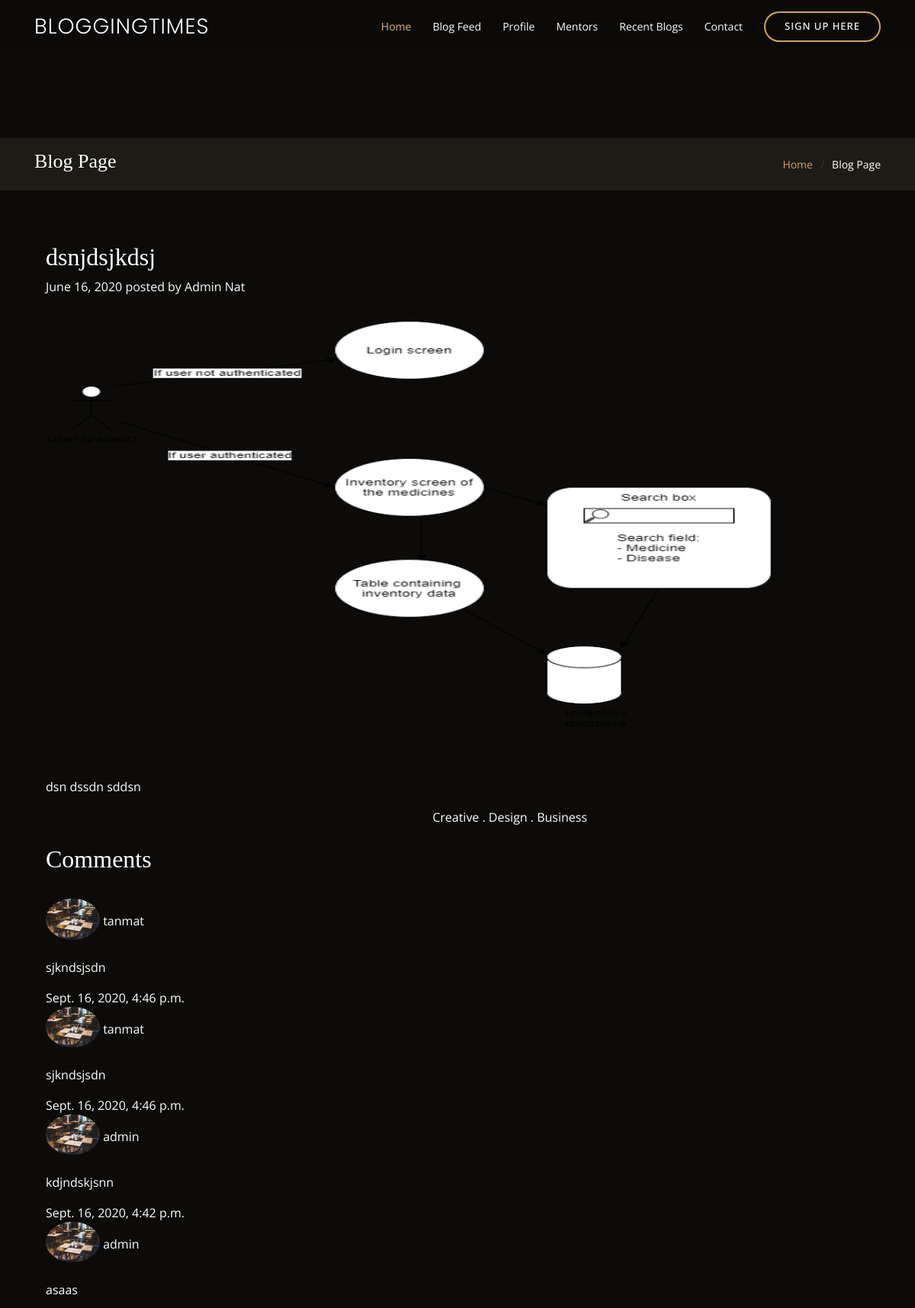
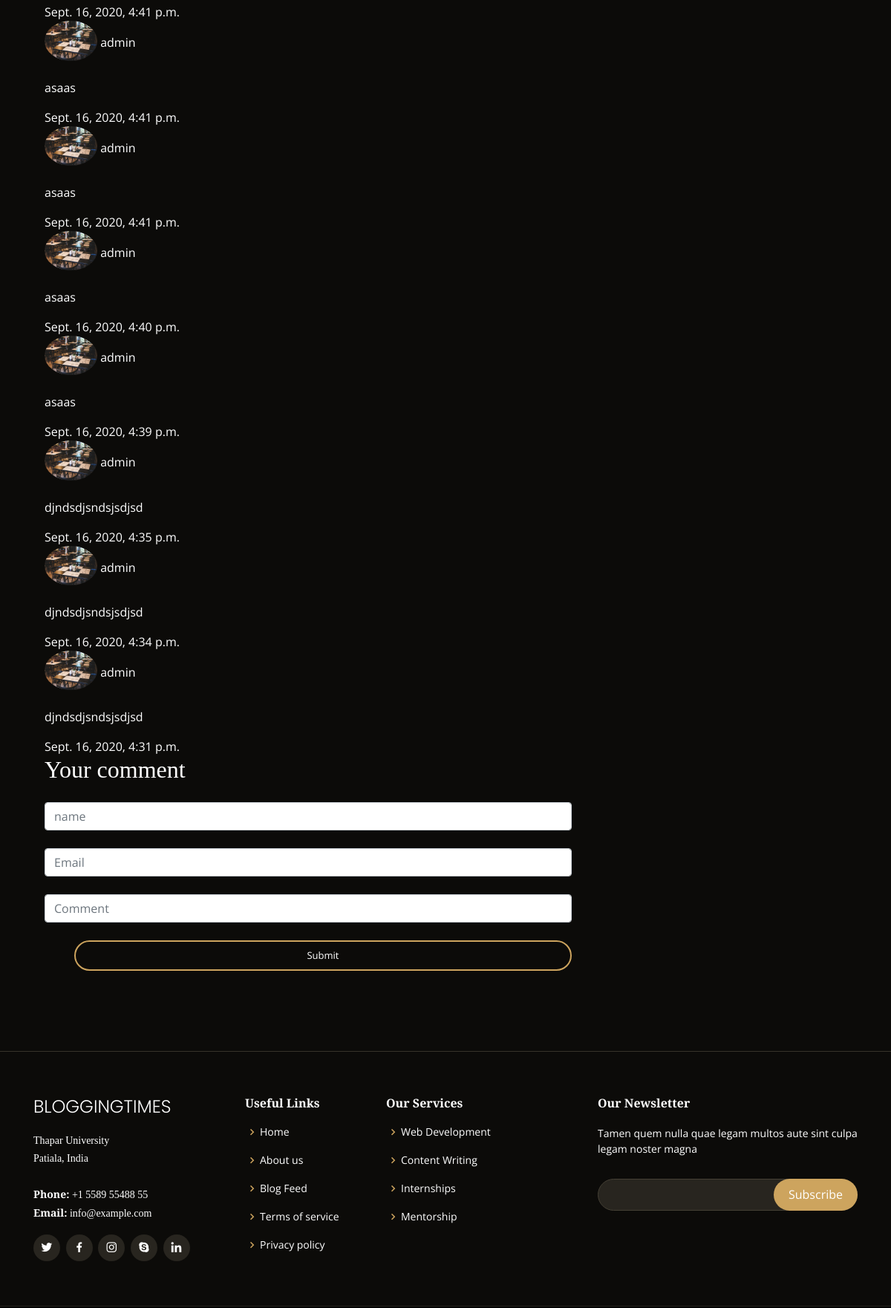
The app's page /post/4/ (upper part) with its own data (2 pictures, top to bottom).
### blog/models.py (models this page shows, shortened)
class Post(models.Model):
    title = models.CharField(max_length=100)
    thumnail_image=models.ImageField()
    main_img=models.ImageField(null=True)
    content = RichTextField(blank=True, null=True)
    date_posted = models.DateTimeField(auto_now_add=True)
    author = models.ForeignKey(User, on_delete=models.CASCADE)
    passed_by_mentor=models.BooleanField(default=False)

class comment(models.Model):
    post=models.ForeignKey(Post,on_delete=models.CASCADE,related_name='coments')
    name=models.CharField(max_length=180)
    email=models.EmailField()
    body=models.TextField()
    created_on=models.DateTimeField(auto_now_add=True)
    active=models.BooleanField(default=True)
    class Meta:
        ordering=['created_on']

### blog/views.py (the view)
# urls.py: path('post/<int:pk>/', PostDetailView, name='post-detail'),
def PostDetailView(request,pk):
    template_name='single-blog-page.html'
    post=get_object_or_404(Post,id=pk)
    comments=comment.objects.filter(active=True).filter(post=post).order_by('-created_on')
    if request.method=='POST':
        comment_form=cmtform(request.POST or None)
        try:
            if comment_form.is_valid():
                if request.user.is_authenticated:
                    name= request.user
                    email= name.email
                    body=comment_form.cleaned_data.get('body')
                else:
                    name= comment_form.cleaned_data.get('name')
                    email= comment_form.cleaned_data.get('email')
                    body=comment_form.cleaned_data.get('body')
                comment_form1 = comment.objects.create(
                    post=post,
                    name=name,
                    email=email,
                    body=body,
                )
        except ObjectDoesNotExist:
            messages.error(self.request, "fill the form correctly")
    else:
        comment_form=cmtform()
    return render(request, template_name, {'post': post,
                                           'comments': comments,
                                           'comment_form': cmtform})

### templates/single-blog-page.html (shortened to what this page needs)
{% extends 'base.html' %}
{% load static%}
{% block content %}
  <body>
  <header id="header">
    <div class="container d-flex align-items-center">
      <h1 class="logo mr-auto"><a href="{% static 'index.html' %}">BloggingTimes</a></h1>
      <nav class="nav-menu d-none d-lg-block">
        <ul>
          <li class="active"><a href="index.html ">Home</a></li>
          <li><a href="#about>About</a></li>
          <li><a href="#inner-page.html">Blog Feed</a></li>
          <li><a href="#profile">Profile</a></li>
          <li><a href="#mentors">Mentors</a></li>
          <li><a href="#recentblogs">Recent Blogs</a></li>
          <li><a href="#contact">Contact</a></li>
          <li class="book-a-table text-center">
            <a href="register.html">Sign Up Here</a>
          </li>
        </ul>
      </nav>
    </div>
  </header>
  <main id="main">
    <section class="breadcrumbs">
      <div class="container">
        <div class="d-flex justify-content-between align-items-center">
          <h2>Blog Page</h2>
          <ol>
            <li><a href="#index.html">Home</a></li>
            <li>Blog Page</li>
          </ol>
        </div>
      </div>
    </section>
      <section class="inner-page">
        <div class="container" data-aos="fade-up">
          <div class="container-fluid">
            <main>
                <div class="row" >
                    <div class="col-12">
                      <h2 class="pt-2">{{post.title}}</h2>
                      <p class="">June 16, 2020 posted by Admin Nat</p>
                        <hr class="w-100">
                        <img src="{{post.main_img.url}}" width="954" height="535" class="mb-5">
                    </div>
                </div>
                <div class="row">
                    <div class="col-lg-8">
                        <div class="post-full">
                            <div class="mb-4">
                                <p>
                                   {{post.content|safe}}
                                </p>
                                <span class="d-block text-right">Creative . Design . Business</span>
                            </div>
                            <div data-aos="fade-up" data-aos-delay="100">
                                <h2 class="comment-title">Comments</h2>
                                <hr />
                                {% for comm in comments %}
                                <div class="comment">
                                    <figure class="comment-figure">
                                        <img src="{% static 'img/gallery/gallery-1.jpg' %}" alt="Image" class="mb-2 rounded-circle comment-author">
                                        <span>{{comm.name}}</span>
                                    </figure>
                                    <div>
                                        <p>
                                            {{comm.body | linebreaks}}
                                        </p>
                                        <div class="d-flex justify-content-between">
                                            <span>{{comm.created_on}}</span>
                                        </div>
                                    </div>
                                </div>
                                {% endfor %}
                              </div>
                                <form action="" method="POST" class="mb-5 comment-form">
                                    <h2 class="tm-color-primary tm-post-title mb-4">Your comment</h2>
                                    <div class="mb-4">
                                    {{comment_form.name}}</div>
                                      <div class="mb-4">
                                    {{comment_form.email}}</div>
                                    <div class="mb-4">
                                    {{comment_form.body}}</div>
                                    <ul class="nav-menu d-none d-lg-block">
                                      <p class="book-a-table text-center"><a href="#book-a-table"><button type="submit" style="width:100%;background-color:transparent;border:0px; color:white;height:100%">Submit</button></a>
                                     </ul>
                                </form>
                            </div>
                        </div>
                    </div>
                  </div>
            </main>
{% endblock content%}

### static_in_env/css/style.css (style rules this page uses)
body { font-family: "Open Sans", sans-serif; background: #0c0b09; color: #fff; }
a { color: #cda45e; }
h1, h2, h3, h4, h5, h6 { font-family: "Playfair Display", serif; }
#header { background: rgba(12, 11, 9, 0.6); border-bottom: 1px solid rgba(12, 11, 9, 0.6); transition: all 0.5s; z-index: 997; padding: 15px 0; top: 40px; }
#header .logo { font-size: 28px; margin: 0; padding: 0; line-height: 1; font-weight: 300; letter-spacing: 1px; text-transform: uppercase; font-family: "Poppins", sans-serif; }
#header .logo a { color: #fff; }
.nav-menu ul { margin: 0; padding: 0; list-style: none; }
.nav-menu > ul { display: flex; align-items: center; }
.nav-menu > ul > li { position: relative; white-space: nowrap; padding-left: 28px; }
.nav-menu a { display: block; position: relative; color: white; transition: 0.3s; font-size: 14px; font-family: "Open Sans", sans-serif; }
.nav-menu a:hover, .nav-menu .active > a, .nav-menu li:hover > a { color: #d9ba85; }
.nav-menu .book-a-table a { border: 2px solid #cda45e; color: #fff; border-radius: 50px; padding: 8px 25px; text-transform: uppercase; font-size: 13px; font-weight: 500; letter-spacing: 1px; transition: 0.3s; }
.mobile-nav { position: fixed; top: 15px; right: 15px; bottom: 15px; left: 15px; z-index: 9999; overflow-y: auto; background: #1a1814; border: 2px solid rgba(255, 255, 255, 0.1); transition: ease-in-out 0.2s; opacity: 0; visibility: hidden; border-radius: 10px; padding: 10px 0; }
.mobile-nav * { margin: 0; padding: 0; list-style: none; }
.mobile-nav a { display: block; position: relative; color: #fff; padding: 10px 20px; font-weight: 500; outline: none; transition: 0.3s; }
.mobile-nav a:hover, .mobile-nav .active > a, .mobile-nav li:hover > a { color: #cda45e; text-decoration: none; }
.mobile-nav .book-a-table a { color: #fff; border: 2px solid #cda45e; border-radius: 50px; margin: 20px 0 0 0; padding: 10px 25px; text-transform: uppercase; font-size: 13px; font-weight: 500; letter-spacing: 1px; transition: 0.3s; display: inline-block; }
section { padding: 60px 0; overflow: hidden; }
.breadcrumbs { padding: 15px 0; background: #1d1b16; margin-top: 110px; }
.breadcrumbs h2 { font-size: 26px; font-weight: 300; }
.breadcrumbs ol { display: flex; flex-wrap: wrap; list-style: none; padding: 0; margin: 0; font-size: 14px; }
.breadcrumbs ol li + li { padding-left: 10px; }
.breadcrumbs ol li + li::before { display: inline-block; padding-right: 10px; color: #37332a; content: "/"; }
.comment-author { width: 10%; }

### records on screen
Post: title "dsnjdsjkdsj", main_img (picture), content "dsn dssdn sddsn"
comment: name "tanmat", body "sjkndsjsdn", created_on "Sept. 16, 2020, 4:46 p.m."
comment: name "tanmat", body "sjkndsjsdn", created_on "Sept. 16, 2020, 4:46 p.m."
comment: name "admin", body "kdjndskjsnn", created_on "Sept. 16, 2020, 4:42 p.m."
comment: name "admin", body "asaas", created_on "Sept. 16, 2020, 4:41 p.m."
comment: name "admin", body "asaas", created_on "Sept. 16, 2020, 4:41 p.m."
comment: name "admin", body "asaas", created_on "Sept. 16, 2020, 4:41 p.m."
comment: name "admin", body "asaas", created_on "Sept. 16, 2020, 4:40 p.m."
comment: name "admin", body "asaas", created_on "Sept. 16, 2020, 4:39 p.m."
comment: name "admin", body "djndsdjsndsjsdjsd", created_on "Sept. 16, 2020, 4:35 p.m."
comment: name "admin", body "djndsdjsndsjsdjsd", created_on "Sept. 16, 2020, 4:34 p.m."
comment: name "admin", body "djndsdjsndsjsdjsd", created_on "Sept. 16, 2020, 4:31 p.m."
